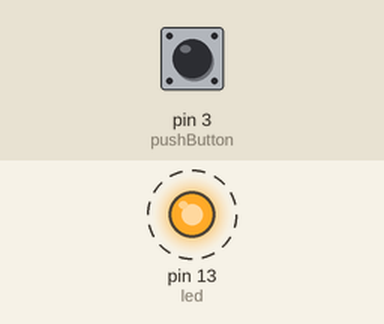
Recording of a sketch running on a simulated Arduino Uno, built with avr-gcc and run on an emulated ATmega328P. Shown: output pins drawn as LEDs (lit = HIGH). Dashed ring = blinking. Inputs (shaded band) come from the test bench; at power-on: pin 3 (pushButton) LOW. What the sketch prints to the serial monitor is not drawn.

Above: at 0.5 s.
Timing chart, 0 to 4.6 s (numbered marks = the images above):
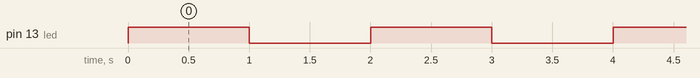

Measured:
- by itself, pin 13 (led): alternates HIGH for 1.0 s and LOW for 1.0 s

The sketch:

sketch_nov06a.ino
```cpp
/*Programmer: Mr. Lange
 * Date: 1.6.19
 * Program:Blink
 *
 *
 * This program will turn on an LED for specified amuounts of time,
 * turn it off, and back on in a While Loop.
 *
 *
 * /*
 *DigitalReadSerial
 *Reads a digital input on pin 2, prints the rtesults to the serial monitor
 *
 *This example code is inb the public domain
 */


// initialized our led to Pin 13
int led = 13;
int pushButton = 3;


void setup() {
  // Using the Function pinMode to call the variable and provide Output:
  pinMode (led, OUTPUT);

  //initialize seria; communication at 9600 bits per second:
  Serial.begin(9600);
  //make the pushbutton's pin an input:
  pinMode (pushButton, INPUT);


}

void loop() {
  // put your main code here, to run repeatedly:
  digitalWrite(led, HIGH);
  delay(1000);
  digitalWrite(led, LOW);
  delay(1000);

  //read the input pin:
  int buttonState = digitalRead(pushButton);
  //print out the state of the button:
  Serial.println(buttonState);
  delay (1);      //delay in between reads for stability
}
```
